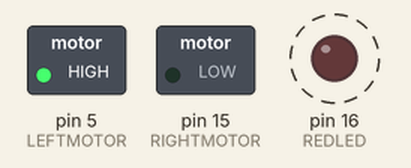
A sketch run on a simulated Arduino Uno, built for the host (arithmetic inside an expression is 32-bit, double 64-bit). On the bench: switched loads named in the sketch (green lamp = pin HIGH), output pins drawn as LEDs (lit = HIGH). Dashed ring = blinking.

Above: at 0.5 s.
Timing chart, 0 to 4.6 s (numbered marks = the images above):
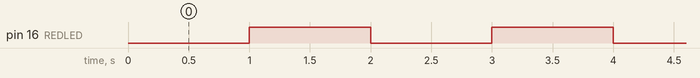

The sketch:

ESP8266_MotorControl.ino
```cpp
/*
BristleBot motor speed control
*/

//pin assignments
#define REDLED 16

#define RIGHTMOTOR 15
#define LEFTMOTOR 5


void setup() {
  // initialize the digital pin as an output.
  pinMode(REDLED, OUTPUT);
  pinMode(RIGHTMOTOR, OUTPUT);
  pinMode(LEFTMOTOR, OUTPUT);

  analogWriteFreq(400);    // Set the pulse frequency of the PWM motor drive signal

  analogWrite(RIGHTMOTOR,0);  //Set the Right motor power (0-255)
  analogWrite(LEFTMOTOR, 255);   //Set the Left motor power (0-255)
}

// the loop routine runs over and over again forever:
void loop() {

  digitalWrite(REDLED, LOW);   // turn the LED on (HIGH is the voltage level)
  delay(1000);               // wait for a second
  digitalWrite(REDLED, HIGH);    // turn the LED off by making the voltage LOW
  delay(1000);               // wait for a second
}
```

Measured:
- by itself, pin 16 (REDLED): alternates HIGH for 1.0 s and LOW for 1.0 s
